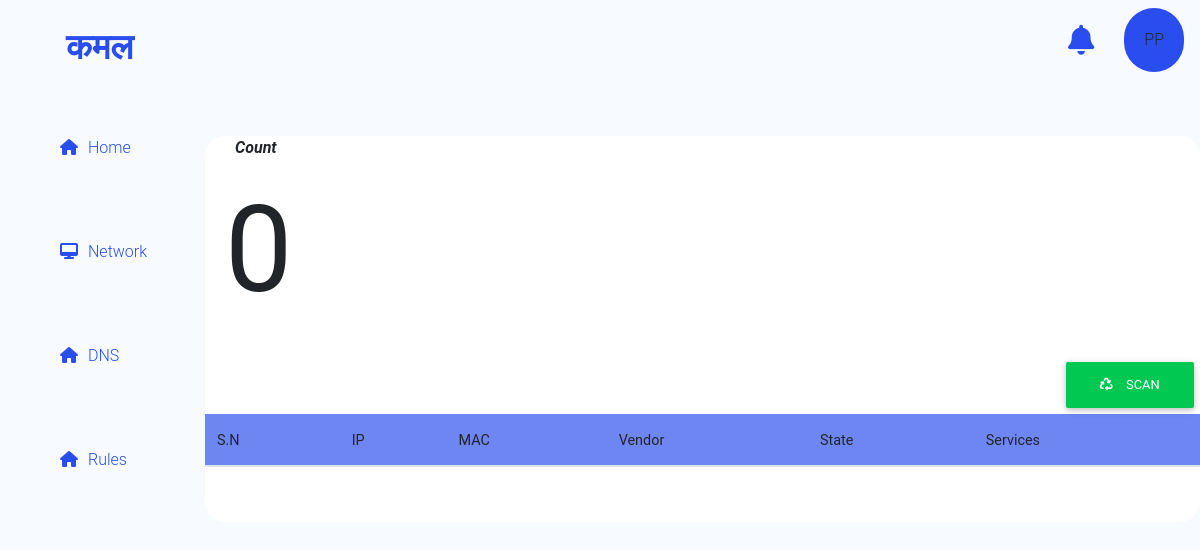
/, run on an earlier commit of the app's database.
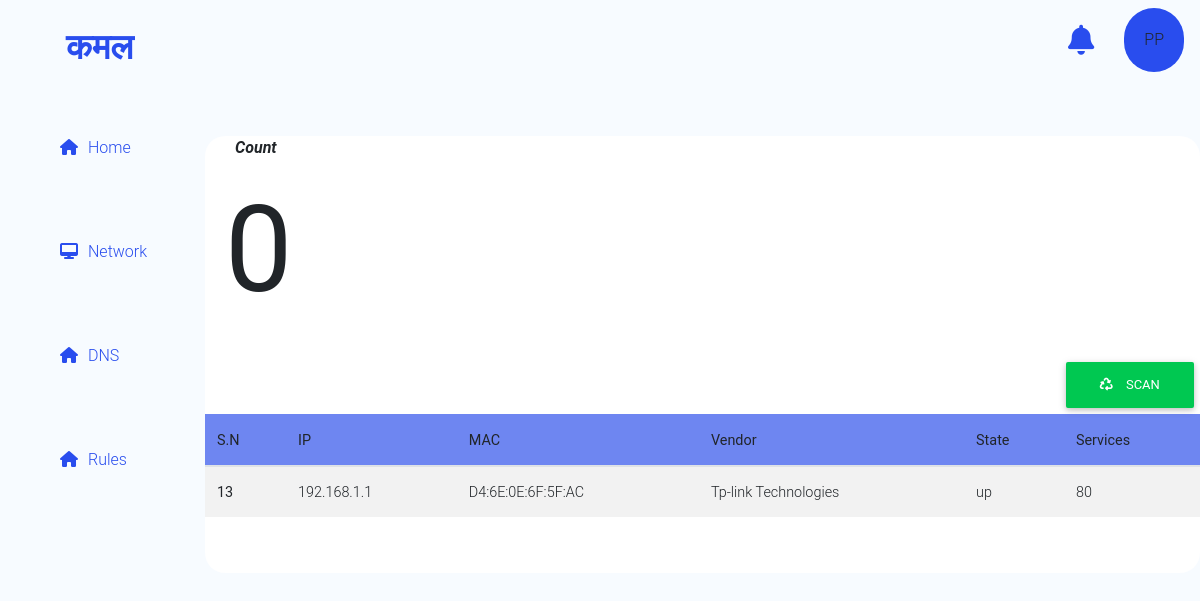
And on a later commit of the database.
### petal/models.py (models this page shows, shortened)
class host(models.Model):
    state = models.CharField(max_length=100)
    os = models.CharField(max_length=100)
    ipaddrs = models.CharField(max_length=100)
    mac = models.CharField(max_length=100)
    service = models.CharField(max_length=200)

### petal/views.py (the view, shortened to what this page needs)
# urls.py: path('', views.index.as_view(), name='index'),
class index(View):
    template_name = "petal/index.html"
    content = {}
    def get(self, request):
        data = ''
        dataset = {}
        hst = host.objects.all()
        pkt = packet.objects.all()
        for i in pkt:
            dateT = str(i.date).split(' ')
            if dateT[0] not in data:
                data += dateT[0]+','
            if dateT[0] not in dataset.keys():
                dataset[dateT[0]] = [i.conectionbytes]
            else:
                dataset[dateT[0]].append(i.conectionbytes)
        self.content['data'] = data
        self.content['host'] = hst
        self.content['dataset'] = json.dumps(dataset)
        return render(request, self.template_name, self.content)

### petal/templates/petal/index.html (shortened to what this page needs)
{% extends 'petal/scale.html' %}
{% load static %}
{% block content %}
<div class="col-lg-10">
    <div class="dashboard">
        <div class="row">
            <div class="col-lg-4">
                <i style="margin-left: 30px; margin-top: 20px; font-weight: bold;">Count </i>
                <p id='count' style='margin-left:20px; font-size: 120px; font-weight: bolder;'>0</p>
            </div>
            <div class="col-lg-8">
            </div>
        </div>
        <button class="btn btn-success float-right" onclick="scan()"><i class="fas fa-recycle"></i> Scan</button>
        <table class="table table-striped">
            <thead class="thead-primary">
                <tr>
                    <th scope="col">S.N</th>
                    <th scope="col">IP</th>
                    <th scope="col">MAC</th>
                    <th scope="col">Vendor</th>
                    <th scope='col'>State</th>
                    <th scope="col">Services</th>
                </tr>
            </thead>
            <tbody>
                {% for hst in host %}
                <tr>
                    <th scope="row">{{hst.id}}</th>
                    <td>{{ hst.ipaddrs }}</td>
                    <td>{{ hst.mac }}</td>
                    <td>{{ hst.os }}</td>
                    <td>{{ hst.state }}</td>
                    <td>{{ hst.service }}</td>
                </tr>
                {% endfor %}
            </tbody>
        </table>
    </div>
</div>
{% endblock %}

What changed in the data, as far as the page shows it:
added host: id "13", ipaddrs "192.168.1.1", mac "D4:6E:0E:6F:5F:AC", os "Tp-link Technologies", state "up", service "80"
